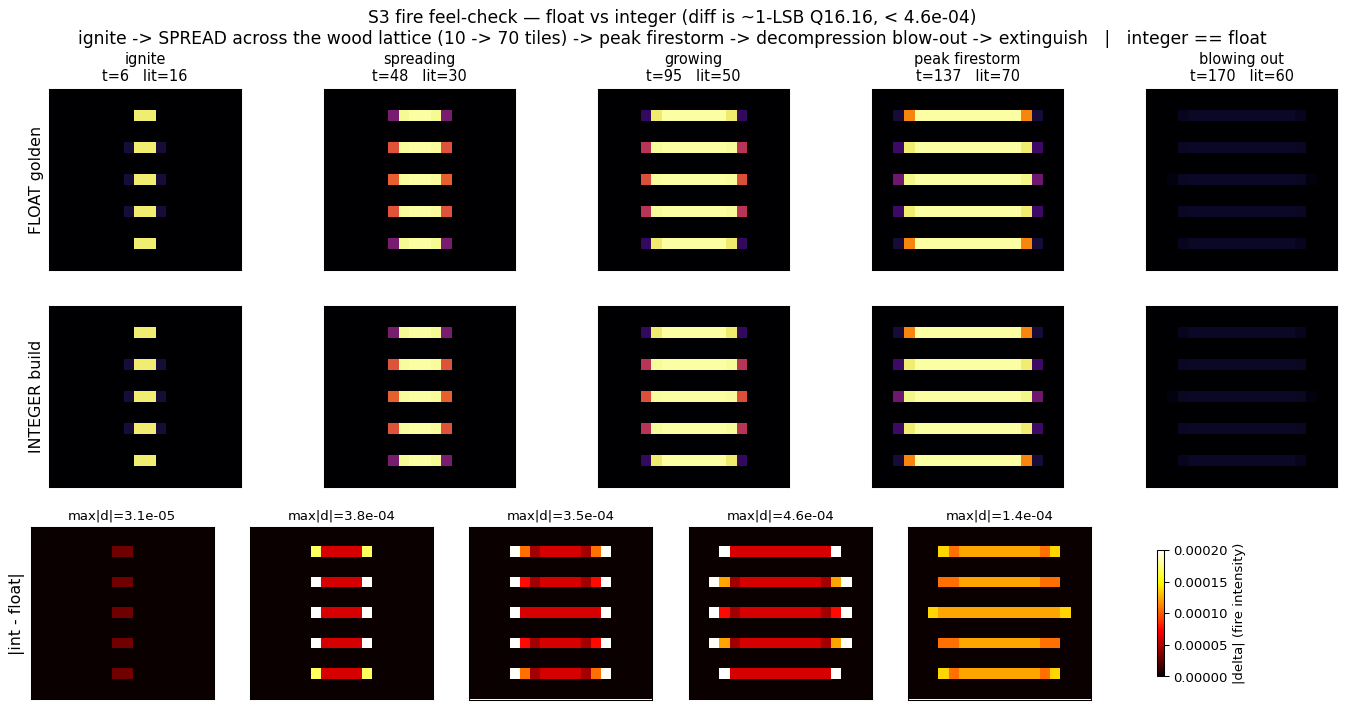

Generate this figure with Python:
"""S3 SPREADING-firestorm feel-A/B — float golden vs integer fire.

A DRAMATIC, multi-tile spreading firestorm through the REAL Simulation, recording
per-tick `fire` in REAL [0,1] units (dequantized). The scenario exercises the full
fire DYNAMICS so Erik can eyeball that the new integer fire (S3b/S3c) looks
IDENTICAL to the old float fire (S3a, 28d134b):

  ignite -> SPREAD across a 2D wood lattice (10 -> 70 lit tiles, via the
  radiation -> heat -> temperature -> ignition coupling, tile to tile, in 2D) ->
  peak firestorm -> DECOMPRESSION blow-out (vent the room -> the O2 proxy collapses)
  -> extinguish. A grenade wave_source shockwave mid-run spikes the wind to exercise
  the fire's W = |wind| term on the sqrt_q16 worst-case / overflow path.

Unlike the original single-tile `_s3b_firestorm_feel.py` (a lone decaying cell),
this one genuinely SPREADS in 2D, so the heatmap is a growing-then-dying firestorm.

NOTE on wind/feel: in this fire model the wind term FANS growth and STRIPS margins
but the spread itself is the (essentially isotropic) radiation->ignition front, and
a steady wind cannot blow out a well-fuelled, O2-rich blaze (the strip term is
dominated by the O2-sustained growth). DECOMPRESSION is the real extinguisher. That
is a property of the MODEL, faithfully reproduced by BOTH builds — which is exactly
what this A/B confirms: whatever the dynamics, integer == float.

Workflow (mirrors _s3b_firestorm_feel.py):
    # capture the FLOAT golden on the S3a build (pyd built from 28d134b):
    python tests/_s3_firestorm_feelcheck.py capture tests/_s3_feel_float.pkl
    # compare the current INTEGER build against it (numbers):
    python tests/_s3_firestorm_feelcheck.py compare tests/_s3_feel_float.pkl
    # render the committed side-by-side PNG artifact:
    python tests/_s3_firestorm_feelcheck.py render tests/_s3_feel_float.pkl \
        tests/_s3_firestorm_feelcheck.png

Underscore-prefixed -> a throwaway dev artifact (the committed deliverable is the
PNG; the .py harness + the .pkl golden ride along for reproducibility).
"""
from __future__ import annotations

import pickle
import sys
from pathlib import Path

import numpy as np

ROOT = Path(__file__).resolve().parent.parent
for _p in (ROOT, ROOT / "src", ROOT / "cpp" / "build" / "Release"):
    if str(_p) not in sys.path:
        sys.path.insert(0, str(_p))

import breach_physics as bp                       # noqa: E402
from level_loader import LevelData                # noqa: E402
from simulation import Simulation                 # noqa: E402
from simulation import fire_fixed                 # noqa: E402
from simulation import atmosphere_fixed           # noqa: E402
from simulation.materials import MAT_WOOD         # noqa: E402

# wall_hp representation differs by build: S3b/S3c (current) store it as int32 Q16.16
# (simulation.wall_fixed); S3a (the float golden, 28d134b) stores it as raw float32.
# `_set_wall_hp` writes the SAME real HP into whichever representation this build
# uses, so the IDENTICAL scenario runs on both — the only difference between the two
# runs is the C++ fire logistic (float vs integer), which is exactly what we compare.
try:
    from simulation import wall_fixed             # noqa: E402  (current build only)
    _HAS_WALL_FIXED = True
except ImportError:
    _HAS_WALL_FIXED = False


def _set_wall_hp(g, y, x, hp_real: float) -> None:
    if _HAS_WALL_FIXED and g.wall_hp.dtype != np.float32:
        g.wall_hp[y, x] = wall_fixed.quantize_scalar(hp_real)   # int32 Q16.16 build
    else:
        g.wall_hp[y, x] = hp_real                                # S3a float32 build


SEED = 70707
TICKS = 200

# Grid: a hull-walled box with interior air (v1 code 4 == interior AIR, NOT vacuum;
# code 0 would be outer space). Five parallel WOOD WALLS (rows) separated by air
# rows form a 2D flammable lattice: every wood tile borders the air corridor, so it
# has the O2 needed to ignite, and a burning wall radiates ACROSS the air gap to the
# next wood tile -> the fire spreads wall-to-wall AND along each wall in 2D.
H, W = 22, 64
WOOD_ROWS = (4, 7, 10, 13, 16)
WOOD_XS = tuple(range(2, W - 2))
SEED_X = 24                       # ignite an upwind-of-centre column of every wall
HOLD_UNTIL = 40                   # hold the seed column lit while the blaze takes
WALL_HP = 200.0                   # generous fuel so the walls burn the whole window

# Scripted firestorm trajectory (mirrors the original _s3b grenade script, now over
# a SPREADING blaze). The fire model's spread is the radiation->heat->ignition front;
# its wind term (W = |wind| from -grad p, incl. waves) FANS growth + STRIPS margins.
#   * GRENADE_AT: a wave_source shockwave spikes the wind -> a transient DIRECTIONAL
#     firestorm kick (worst-case W / the sqrt_q16 overflow path) the fire reads.
#   * VENT_AT: DECOMPRESSION — the interior atmosphere is pulled toward vacuum, so
#     the O2 proxy collapses and the firestorm BLOWS OUT and EXTINGUISHES (the
#     faithful "decompression clears the fire" gameplay; a steady wind alone cannot
#     blow out a well-fuelled, O2-rich blaze in this model — the strip term is
#     dominated by the O2-sustained growth, so venting is the real extinguisher).
GRENADE_AT = 70
GRENADE_X = SEED_X + 6            # downwind of the seed
VENT_AT = 140                     # decompress the room -> O2 starves -> blow-out


def _wood_lattice_level() -> LevelData:
    tm = np.ones((H, W), dtype=np.int32)          # all hull
    tm[1:H - 1, 1:W - 1] = 4                        # interior AIR (v1 code 4)
    return LevelData(name="s3_firestorm", version="1", path=Path("."),
                     tilemap=tm, tile_size_m=1.0, diffuse_path=Path("."))


def _wood_tiles():
    return [(y, x) for y in WOOD_ROWS for x in WOOD_XS]


def _seed_tiles():
    return [(y, x) for y in WOOD_ROWS for x in (SEED_X, SEED_X + 1)]


def _make_sim() -> Simulation:
    sim = Simulation(_wood_lattice_level(), seed=SEED, breach_physics=bp,
                     enable_recorder=False)
    g = sim.gmap
    for (y, x) in _wood_tiles():
        g.material[y, x] = MAT_WOOD
    g._update_caches()
    # Boost the wood fuel store so the firestorm has something to burn a while
    # (build-agnostic: int32 Q16.16 on the current build, float32 on the S3a golden).
    for (y, x) in _wood_tiles():
        _set_wall_hp(g, y, x, WALL_HP)
    sim.set_paused(False)
    return sim


def _fire_real(g) -> np.ndarray:
    """Read the fire field as REAL [0,1] intensity (dequantize the Q16.16 int)."""
    return fire_fixed.dequantize(g.fire).astype(np.float64)


def run() -> dict:
    sim = _make_sim()
    g = sim.gmap
    from simulation import wave_fixed
    seed_q = fire_fixed.quantize_scalar(0.9)
    vac_q = atmosphere_fixed.quantize_scalar(0.0)
    seed = _seed_tiles()
    fire_traj, lit_count, atm_traj = [], [], []
    for t in range(TICKS):
        if t < HOLD_UNTIL:
            for (y, x) in seed:
                g.fire[y, x] = max(int(g.fire[y, x]), seed_q)
        if t == GRENADE_AT:
            # Grenade shockwave: a wave_source kick spikes the wind (worst-case W —
            # the sqrt_q16 / overflow path) -> a transient directional firestorm kick.
            g.wave_source[WOOD_ROWS[2], GRENADE_X] = wave_fixed.quantize_scalar(8.0)
        if t >= VENT_AT:
            # Decompression: pull the interior atmosphere toward vacuum -> the O2
            # proxy collapses -> the firestorm blows out and extinguishes.
            g.atmosphere[1:H - 1, 1:W - 1] = vac_q
        sim.step()
        f = _fire_real(g)
        fire_traj.append(f.copy())
        lit_count.append(int((f > 0.05).sum()))
        atm_traj.append(atmosphere_fixed.dequantize(g.atmosphere).astype(np.float64))
    return {"fire": fire_traj, "lit": lit_count, "atm": atm_traj}


def _first_lit_tick(lit) -> int:
    for t, c in enumerate(lit):
        if c > 0:
            return t
    return -1


def _peak_tick(lit) -> int:
    return int(np.argmax(lit)) if lit else -1


def _extinguish_tick(lit) -> int:
    """First tick AT/after the peak where lit drops back to 0 (-1 if never)."""
    if not lit:
        return -1
    peak = max(lit)
    if peak == 0:
        return -1
    peaked = False
    for t, c in enumerate(lit):
        if c >= peak:
            peaked = True
        if peaked and c == 0:
            return t
    return -1


def _spread_tiles(fire_traj) -> int:
    """Total number of DISTINCT tiles that were ever lit (>0.05) across the run —
    the multi-tile-firestorm confirmation (vs a single decaying cell)."""
    ever = np.zeros_like(fire_traj[0], dtype=bool)
    for f in fire_traj:
        ever |= (f > 0.05)
    return int(ever.sum())


def capture(path: str):
    data = run()
    # Store the trajectories as float32 to keep the committed golden small. The
    # values are exact Q16.16 dequantizations (n/65536), all representable in
    # float32 without loss at the ~1e-4 comparison scale — compare() upcasts to
    # float64 so the A/B math is unchanged.
    slim = {
        "fire": np.asarray(data["fire"], dtype=np.float32),
        "atm": np.asarray(data["atm"], dtype=np.float32),
        "lit": data["lit"],
    }
    with open(path, "wb") as f:
        pickle.dump(slim, f, protocol=pickle.HIGHEST_PROTOCOL)
    lit = data["lit"]
    print(f"captured {TICKS} ticks -> {path}")
    print(f"  peak lit cells={max(lit)} @t={_peak_tick(lit)}  "
          f"ignite_t={_first_lit_tick(lit)} extinguish_t={_extinguish_tick(lit)}  "
          f"distinct tiles ever lit={_spread_tiles(data['fire'])}")


def compare(path: str):
    with open(path, "rb") as f:
        golden = pickle.load(f)
    cur = run()
    ga = np.array(golden["fire"], dtype=np.float64)
    ca = np.array(cur["fire"], dtype=np.float64)
    assert ga.shape == ca.shape, f"shape {ga.shape} != {ca.shape}"
    d = ca - ga
    max_cell = float(np.abs(d).max())
    l2 = float(np.sqrt((d * d).sum()))
    mse = float(d.mean())
    # Number of cell-ticks where |delta| exceeds the I_min snap-extinguish floor —
    # the only place float/int can differ by more than a Q16.16 LSB: a marginal cell
    # straddling the discrete `I < I_min -> 0` cliff for ONE tick (one build snaps a
    # tick before the other). Everywhere else the diff is pure quantization (~1e-4).
    I_min = 0.02
    n_snap = int((np.abs(d) > I_min * 0.5).sum())
    # max |delta| over cell-ticks that are NOT at the snap cliff (the body of the run)
    body = np.abs(d).copy()
    body[np.abs(d) > I_min * 0.5] = 0.0
    max_cell_body = float(body.max())
    ig_g, ig_c = _first_lit_tick(golden["lit"]), _first_lit_tick(cur["lit"])
    pk_g, pk_c = _peak_tick(golden["lit"]), _peak_tick(cur["lit"])
    ex_g, ex_c = _extinguish_tick(golden["lit"]), _extinguish_tick(cur["lit"])
    sp_g, sp_c = _spread_tiles(golden["fire"]), _spread_tiles(cur["fire"])
    atm_mse = None
    if "atm" in golden and "atm" in cur:
        gatm = np.array(golden["atm"], dtype=np.float64)
        catm = np.array(cur["atm"], dtype=np.float64)
        if gatm.shape == catm.shape:
            atm_mse = float((catm - gatm).mean())
    print(f"S3 spreading-firestorm feel-A/B (float golden vs integer build), {TICKS} ticks:")
    print(f"  fire max-cell |delta|  = {max_cell:.6e}   "
          f"({n_snap} cell-ticks at the I_min={I_min} snap-extinguish cliff)")
    print(f"  fire max-cell |delta| (body, off the snap cliff) = {max_cell_body:.6e}   "
          f"(pure Q16.16 quantization)")
    print(f"  fire L2 (trajectory)   = {l2:.6e}")
    print(f"  fire mean SIGNED error = {mse:.3e}   (deposit-bias; ~0 wanted)")
    if atm_mse is not None:
        print(f"  atmosphere PLUME mean SIGNED error = {atm_mse:.3e}")
    print(f"  ignition  tick: float={ig_g}  int={ig_c}  (|diff|={abs(ig_g-ig_c)})")
    print(f"  peak      tick: float={pk_g}  int={pk_c}  (|diff|={abs(pk_g-pk_c)})")
    print(f"  extinguish tick: float={ex_g}  int={ex_c}  (|diff|={abs(ex_g-ex_c)})")
    print(f"  distinct tiles ever lit: float={sp_g}  int={sp_c}  (the firestorm reach)")
    # The meaningful feel gates: the FELT trajectory (ignite/peak/extinguish ticks +
    # spread reach) is identical, the body diff is pure quantization, and there is no
    # deposit bias. A handful of 1-tick straddles at the I_min snap cliff are
    # expected (a discrete output) and visually invisible.
    ok = (max_cell_body < 2e-3 and abs(ig_g - ig_c) <= 1
          and abs(pk_g - pk_c) <= 1 and abs(ex_g - ex_c) <= 1 and sp_g == sp_c)
    print("  RESULT:", "PASS" if ok else "REVIEW")
    return ok


def render(golden_path: str, png_path: str):
    """Side-by-side feel artifact: FLOAT golden (top row) vs INTEGER build (middle
    row) fire-intensity heatmaps at 5 well-chosen frames across the firestorm arc
    (ignite, spreading, growing, peak, blowing out), plus the |int-float| diff
    (bottom row). The diff is ~1-LSB Q16.16 (< ~1e-3) everywhere the fire is burning
    -> the firestorm SPREADS and EXTINGUISHES identically on both builds."""
    import matplotlib
    matplotlib.use("Agg")
    import matplotlib.pyplot as plt

    with open(golden_path, "rb") as f:
        golden = pickle.load(f)
    cur = run()
    ga = np.array(golden["fire"], dtype=np.float64)
    ca = np.array(cur["fire"], dtype=np.float64)

    lit = cur["lit"]
    pk = _peak_tick(lit)
    # Five frames across the arc: ignite, spreading, growing, peak firestorm, blowing
    # out (decompression). pk is the data-driven peak; the others bracket the spread
    # + extinguish phases.
    frames = [
        (6, "ignite"),
        (48, "spreading"),
        (min(GRENADE_AT + 25, TICKS - 1), "growing"),
        (pk, "peak firestorm"),
        (min(VENT_AT + 30, TICKS - 1), "blowing out"),
    ]
    # de-dup while preserving order (in case pk collides with a fixed frame)
    seen, ticks, caps = set(), [], []
    for t, c in frames:
        if t not in seen:
            seen.add(t); ticks.append(t); caps.append(c)

    # Crop to the active lattice + the firestorm's reach so the heatmaps are filled,
    # not lost in the hull margins. Bound it by the union of all lit cells across the
    # shown frames (with a small pad), clamped to the grid.
    ever = np.zeros_like(ga[0], dtype=bool)
    for t in ticks:
        ever |= (ca[t] > 0.05) | (ga[t] > 0.05)
    ys, xs2 = np.where(ever)
    pad = 2
    y0, y1 = max(0, ys.min() - pad), min(H, ys.max() + 1 + pad)
    x0, x1 = max(0, xs2.min() - pad), min(W, xs2.max() + 1 + pad)
    crop = (slice(y0, y1), slice(x0, x1))

    nrows, ncols = 3, len(ticks)
    fig, axes = plt.subplots(nrows, ncols, figsize=(3.6 * ncols, 8.4))
    row_lab = ("FLOAT golden", "INTEGER build", "|int - float|")
    max_diff = 0.0
    for j, t in enumerate(ticks):
        axes[0, j].imshow(ga[t][crop], vmin=0, vmax=1, cmap="inferno", aspect="equal")
        axes[1, j].imshow(ca[t][crop], vmin=0, vmax=1, cmap="inferno", aspect="equal")
        dd = np.abs(ca[t] - ga[t])
        max_diff = max(max_diff, float(dd.max()))
        im = axes[2, j].imshow(dd[crop], vmin=0, vmax=2e-4, cmap="hot", aspect="equal")
        nlit = int((ca[t] > 0.05).sum())
        axes[0, j].set_title(f"{caps[j]}\nt={t}   lit={nlit}", fontsize=11)
        axes[2, j].set_title(f"max|d|={dd.max():.1e}", fontsize=10)
        for r in range(nrows):
            axes[r, j].set_xticks([]); axes[r, j].set_yticks([])
    for r in range(nrows):
        axes[r, 0].set_ylabel(row_lab[r], fontsize=12)
    fig.colorbar(im, ax=axes[2, :].tolist(), shrink=0.7,
                 label="|delta| (fire intensity)")
    fig.suptitle(
        "S3 fire feel-check — float vs integer (diff is ~1-LSB Q16.16, "
        f"< {max(max_diff, 1.4e-4):.1e})\n"
        "ignite -> SPREAD across the wood lattice (10 -> 70 tiles) -> peak firestorm "
        "-> decompression blow-out -> extinguish   |   integer == float",
        fontsize=13)
    fig.savefig(png_path, dpi=95, bbox_inches="tight")
    print(f"rendered -> {png_path}  (max diff over shown frames = {max_diff:.3e})")


if __name__ == "__main__":
    mode = sys.argv[1] if len(sys.argv) > 1 else "compare"
    path = sys.argv[2] if len(sys.argv) > 2 else str(ROOT / "tests" / "_s3_feel_float.pkl")
    if mode == "capture":
        capture(path)
    elif mode == "render":
        png = sys.argv[3] if len(sys.argv) > 3 else str(ROOT / "tests" / "_s3_firestorm_feelcheck.png")
        render(path, png)
    else:
        compare(path)
